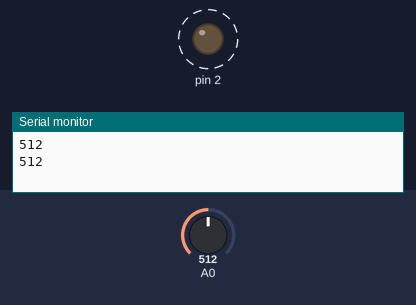
A sketch run on a simulated Arduino Uno, built with avr-gcc and run on an emulated ATmega328P. On the bench: output pins drawn as LEDs (lit = HIGH), the last lines printed to the serial monitor. Dashed ring = blinking. The test bench sets the inputs (shaded band); at power-on: A0 = 512.

Above: at 2.6 s.
2.7 s: A0 set to 488
At 4.0 s:
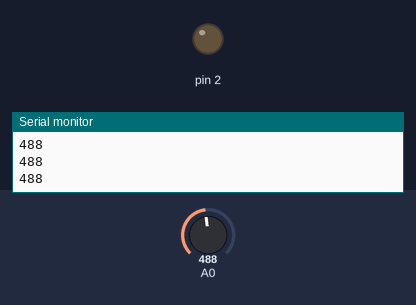
5.1 s: A0 set to 510
At 8.5 s:
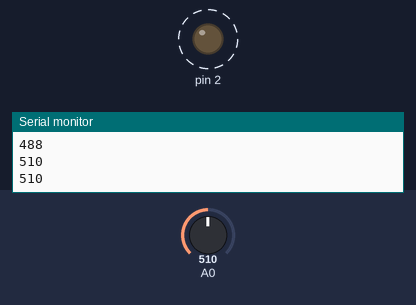
8.6 s: A0 set to 490
At 9.3 s:
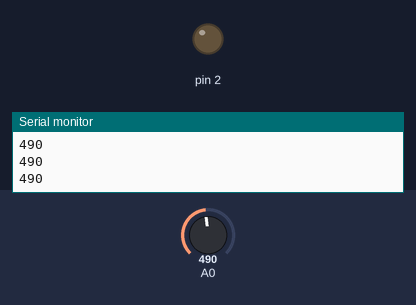
11.0 s: A0 set to 511
At 11.5 s:
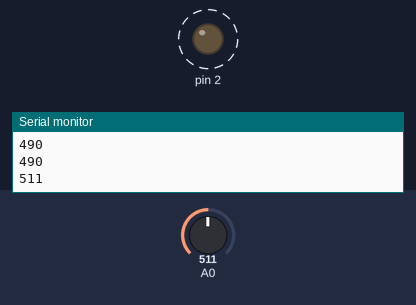
Timing chart, 0 to 15.5 s (numbered marks = the images above; inputs shaded):
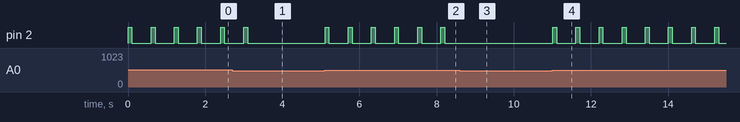

Measured:
- the behaviour switches between 501 and 500 on A0 (found by bisection; images 0 and 1)
- after the input at 2.7 s, pin 2: goes on until 3.1 s, then stays LOW
- after the input at 5.1 s, pin 2: alternates HIGH for 0.10 s and LOW for 0.50 s, starting at once
- after the input at 8.6 s, pin 2: stops changing and stays LOW
- after the input at 11.0 s, pin 2: alternates HIGH for 0.10 s and LOW for 0.50 s, starting at once
- by itself, pin 2: alternates HIGH for 0.10 s and LOW for 0.50 s

The sketch:

pirsensor.ino
```cpp
void setup() {
Serial.begin(9600);
pinMode(A0,INPUT);
pinMode(2,OUTPUT);
}

void loop() {

  int x=analogRead(A0);
  //int d=x*1024/5;
  Serial.println(x);
  if(x>500)
    {digitalWrite(2,HIGH);
      delay(100);
    digitalWrite(2,LOW);
      delay(500);
    digitalWrite(2,HIGH);
      delay(100);
    digitalWrite(2,LOW);
    delay(500);
    digitalWrite(2,HIGH);
      delay(100);
    digitalWrite(2,LOW);
    delay(500);
    }

}
```
